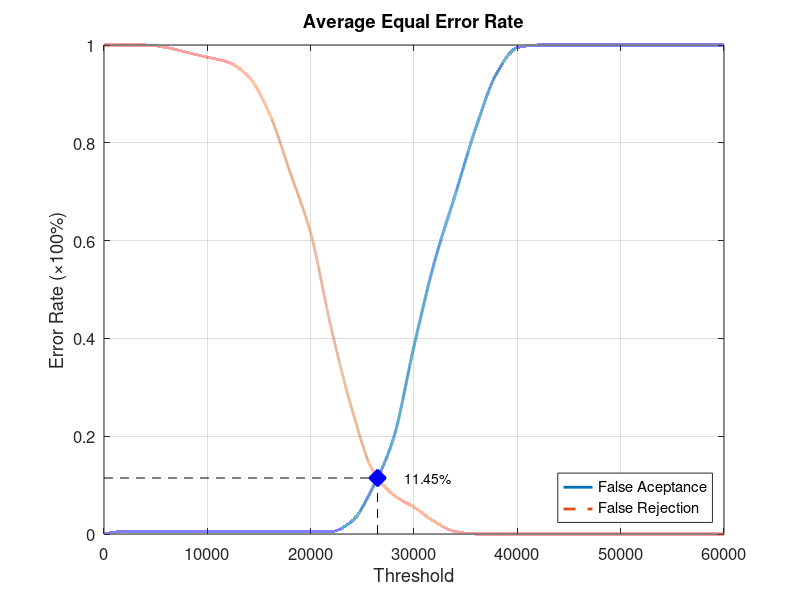
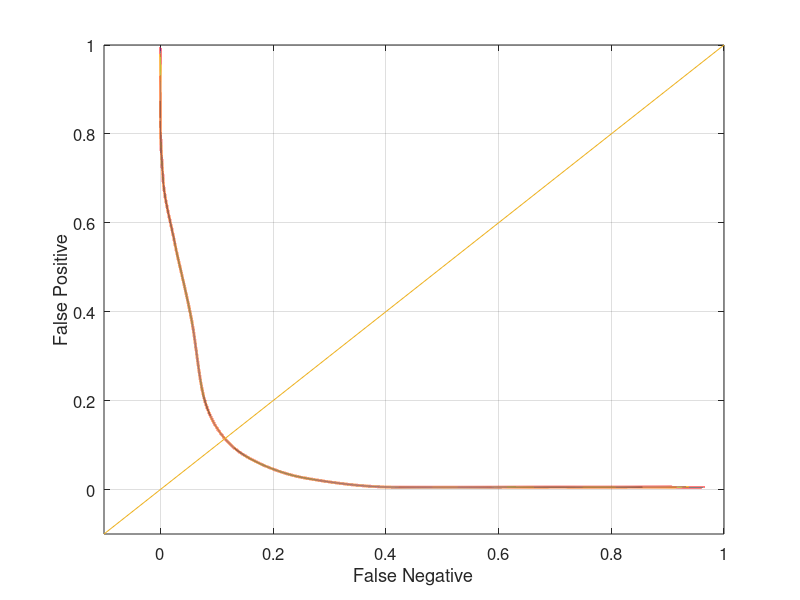

MATLAB code to generate these figures, in order:
function yEER = Database1_2
close all;
clear;
clc;
x = 0:2000:60000;
xq = 0:0.5:60000;

y0 = [0 0.00526316 0.00526316 0.00526316 0.00526316 0.00526316 0.00526316 0.00526316 0.00526316 0.00526316 0.00526316 0.00526316 0.0263158 0.0947368 0.194737 0.384211 0.557895 0.694737 0.831579 0.942105 0.994737 1 1 1 1 1 1 1 1 1 1];
yy0 = interp1(x, y0, xq, 'pchip');
y1 = [1 1 1 0.995 0.985 0.975 0.965 0.935 0.86 0.74 0.615 0.42 0.255 0.13 0.08 0.055 0.025 0.005 0 0 0 0 0 0 0 0 0 0 0 0 0];
yy1 = interp1(x, y1, xq, 'pchip');

% Calculating EER: 
y2 = abs(y0 - y1);
find(y2 == min(y2))
yy2 = abs(yy0 - yy1);
xEER = find(yy2 == min(yy2));
xEERIndex = xq(xEER) % X-axis EER
yEER = yy0(xEER) % Y-axis EER

main = figure
plot(xq, yy0,'-','LineWidth', 2);	hold on
plot(xq, yy1,'--','LineWidth', 2);	hold on
plot([xEERIndex xEERIndex], [0 yEER], 'k--');	hold on
plot([0 xEERIndex], [yEER yEER], 'k--');	hold on
plot(xEERIndex, yEER, 'bx', 'LineWidth', 10);	hold on
text(xEERIndex + 10 * xEERIndex / 100, yEER, [num2str(round((10000 * yEER)) / 100) '%'])
legend('False Aceptance', 'False Rejection', 'Location', 'SouthEast')
xlabel('Threshold')
ylabel('Error Rate (\times100%)')
title('Average Equal Error Rate')
set(gca, 'FontSize', 12)
axis([0 60000 0 1])
grid on

print(main, 'Database1_2Main', '-dpng');
FNRxFPR = figure('Color', [1 1 1]);
plot(yy1, yy0, '-', yy1, yy0, 'LineWidth', 2);
hold on
y = -0.1:0.1:1
plot(y, y); 
set(gca, 'FontSize', 12)
xlabel('False Negative')
ylabel('False Positive')
axis([-0.1 1 -0.1 1])
set(gca, 'FontSize', 12)
grid on

print(FNRxFPR, 'Database1_2FNRxFPR','-dpng');
end
